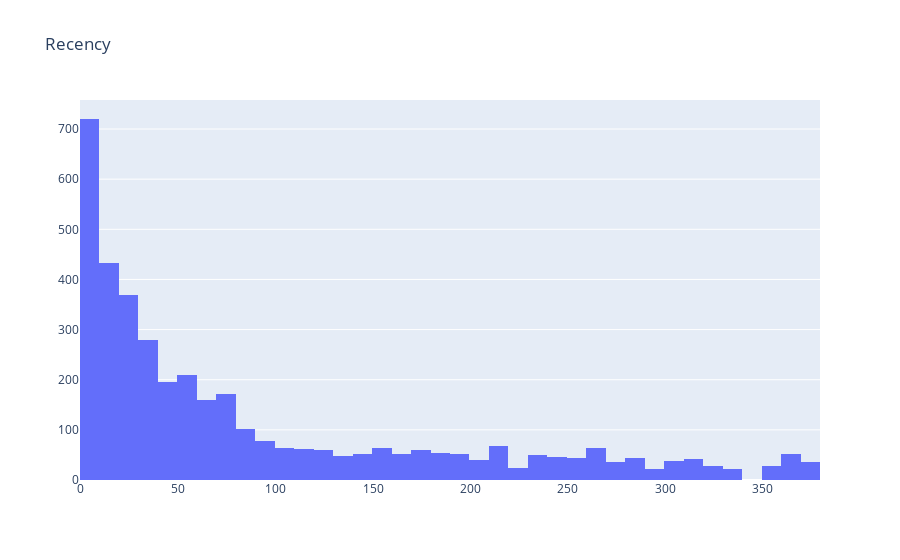

Write notebook code for a chart like this one.
### Code cell
#plot a recency histogram

plot_data = [
    go.Histogram(
        x=user['Recency']
    )
]

plot_layout = go.Layout(
        title='Recency'
    )
fig = go.Figure(data=plot_data, layout=plot_layout)
pyoff.iplot(fig)

### Figure 1 — Plotly figure (JSON) as saved in the notebook; plotly's stock layout.template omitted (floating-point values rounded to 4 significant figures; data arrays with more than 128 entries replaced by an {"elided": "..."} marker saying what was removed)
{"data": [{"type": "histogram", "x": {"elided": "3950 int values"}}], "layout": {"title": {"text": "Recency"}}}
